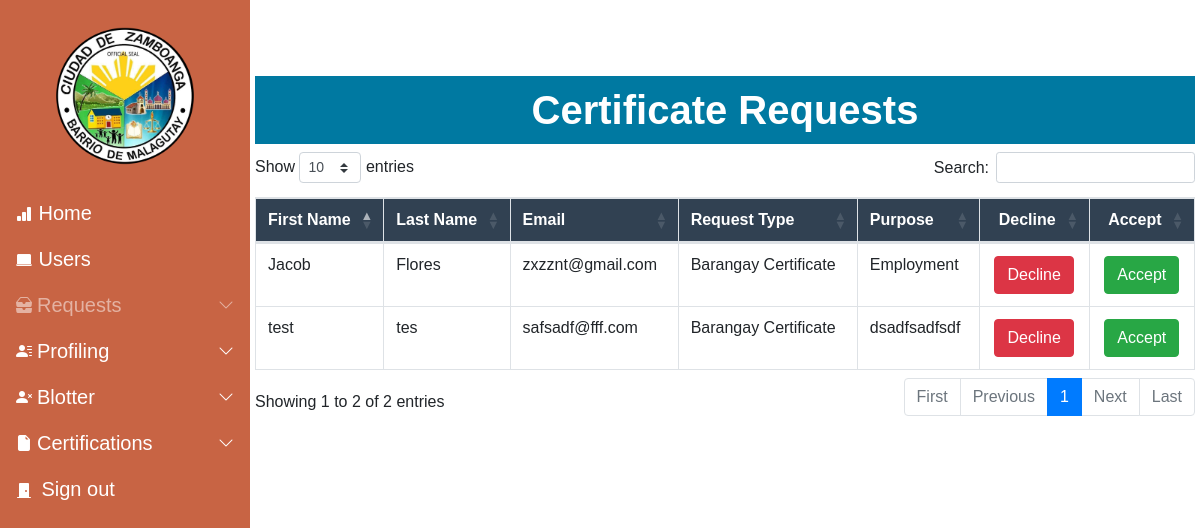
The app's page /display_requests/ (signed in) with its own data.
### Certification/models.py (models this page shows)
class Certrequest(models.Model):
    Requester = models.ForeignKey (Resident, null = True, default = None, on_delete = models.CASCADE)
    Resident_id = models.CharField(max_length=250)
    Resident_code = models.CharField(max_length=500, null=False, blank=False)
    Request_choices = (
        ('Barangay Certificate','Barangay Certificate'),
        ('Certificate of Indigency','Certificate of Indigency')
    )
    Request_type = models.CharField(max_length=100, choices=Request_choices, default="")
    Email = models.EmailField(max_length=254)
    Purpose = models.CharField(max_length=100)
    Requestcode = models.CharField(max_length=10)

### Resident/models.py (models this page shows, shortened)
class Resident (models.Model):
    pic = models.ImageField(null=True, blank = True, verbose_name="Profile Picture", upload_to= "images/", default='images/default_pp.jpg')
    First_name = models.CharField(max_length=50)
    Last_name = models.CharField(max_length=50)
    Middle_name = models.CharField(max_length=50, blank=True, null=True)
    Birthdate = models.DateField(auto_now_add=False, auto_now=False)
    Gender_choices = (
        ('Male','Male'),
        ('Female','Female')
        )
    Gender = models.CharField(max_length=100, choices=Gender_choices, default = "Not Specified")
    Email = models.EmailField(max_length=254, blank=True, null=True)
    numbers = RegexValidator(r'^[0-9]+','Only numbers are accepted')
    Contact = models.CharField(max_length=11, validators=[numbers])
    Phealthnone = 'None'
    Phealth_choices = (
        ('None', 'None'),
        ('Employed','Employed'),
        ('Voluntary','Voluntary'),
        ('OFW','OFW'),
        ('Sponsored','Sponsored'),
        ('Indigent','Indigent'),
        ('Lifetime','Lifetime'),
        ('Senior','Senior')
    )
    Philhealth_membership = models.CharField(max_length=100,choices=Phealth_choices,default=Phealthnone,verbose_name="Philhealth Membership Type")
    Cstatus_choices = (
        ('Single','Single'),
        ('Married','Married'),
        ('Separated','Separated'),
        ('Widowed','Widowed'),
        )
    Marital_status = models.CharField(max_length=100, choices = Cstatus_choices, default = "")
    Citizenship = models.CharField(max_length=100,verbose_name="Ethnicity")
    Religion = models.CharField(max_length=100)
    Occupation = models.CharField(max_length=100, null=True, blank=True)
    Vac_choices = (
        ('Vaccinated','Vaccinated'),
        ('Unvaccinated','Unvaccinated')
    )
    Vaccination = models.CharField(max_length=100, choices = Vac_choices, verbose_name="Vaccination Status", default="")
    Address = models.CharField(max_length=250, verbose_name="Street Address")
    Resident_code = models.CharField(max_length=500, null=False, blank=False)
    Blacklisted = models.BooleanField(default = False)
    created_date = models.DateTimeField(auto_now_add=True)
    modified_date = models.DateTimeField(auto_now=True)

### Certification/views.py (the view)
# urls.py: path('display_requests/',Renderrequest,name="display_requests"),
@login_required(login_url='login')
def Renderrequest(request):
    Request_obj = Certrequest.objects.all()
    context = {
        'Request' : Request_obj
    }
    return render(request, "requests.html", context = context)

### Resident/context_processors.py (called while the page is built)
def greet(request):
    greeting = f"{request.user.username}"
    return{
        "greeting" : greet
    }

### templates/requests.html (shortened to what this page needs)
{% extends 'base.html' %}
{%  load static %}
{% block content %}
<style>
    thead {
      background-color: #314152;
      border-color: none;
      color: white;
    }
  </style>
<h1 style="text-align: center; margin-top: 15px; color: white; padding:10px; background-color: #0079a1;"><b>Certificate Requests</b></h1>
<table class = "table table-bordered table-hover mt-2 mb-5" id="Display" style="background-color: rgb(255,255,255,0.8)">
     <thead>
         <tr>
            <th>First Name</th>
            <th>Last Name</th>
            <th>Email</th>
            <th>Request Type</th>
            <th>Purpose</th>
            <th style="text-align: center;">Decline</th>
            <th style="text-align: center;">Accept</th>
        </tr>
     </thead>
     <tbody>
            {% for Resident in Request %}
            <tr>
                <td>{{ Resident.Requester.First_name }}</td>
                <td>{{ Resident.Requester.Last_name }}</td>
                <td>{{Resident.Email}}</td>
                <td>{{ Resident.Request_type }}</td>
                <td>{{ Resident.Purpose }}</td>
                <td style="text-align: center;">
                    <button type="button" class="btn btn-danger" data-toggle="modal" data-target="#modal-{{ Resident.id }}">
                        Decline
                    </button>
                </td>
                <td style="text-align: center;"><a href = "{% url 'email' Resident.id%}" class="btn btn-success" role="button">Accept</button></td>
            </tr>
            {% endfor %}
     </tbody>
</table>
{%  endblock content %}

### staticfiles/css/nav.css (style rules this page uses)
@media (min-width: 992px) { body { overflow: auto !important; } }

### templates/base.html (style rules this page uses)
body::after { opacity: 0.; }

### templates/requests.html (style rules this page uses)
thead { background-color: #314152; border-color: none; color: white; }

### records on screen
Certrequest: Requester.First_name "Jacob", Requester.Last_name "Flores", Email "zxzznt@gmail.com", Request_type "Barangay Certificate", Purpose "Employment"
Certrequest: Requester.First_name "test", Requester.Last_name "tes", Email "safsadf@fff.com", Request_type "Barangay Certificate", Purpose "dsadfsadfsdf"
